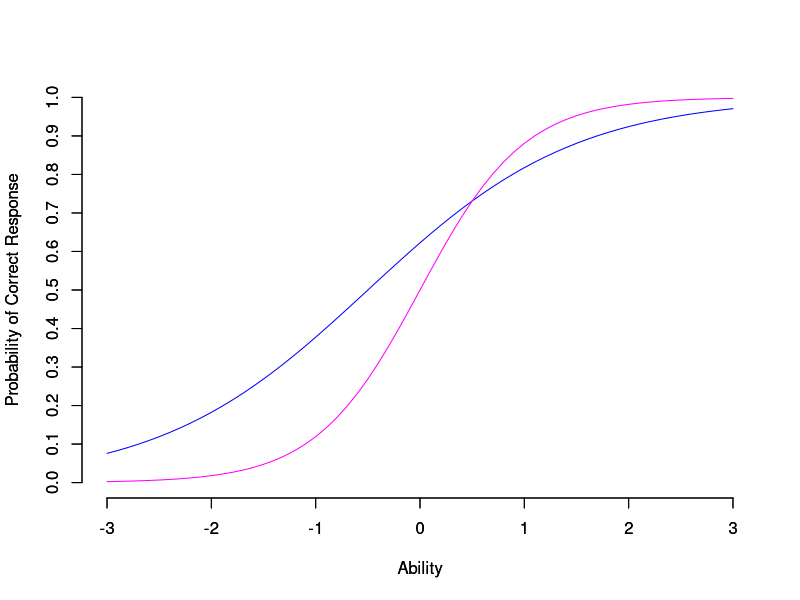
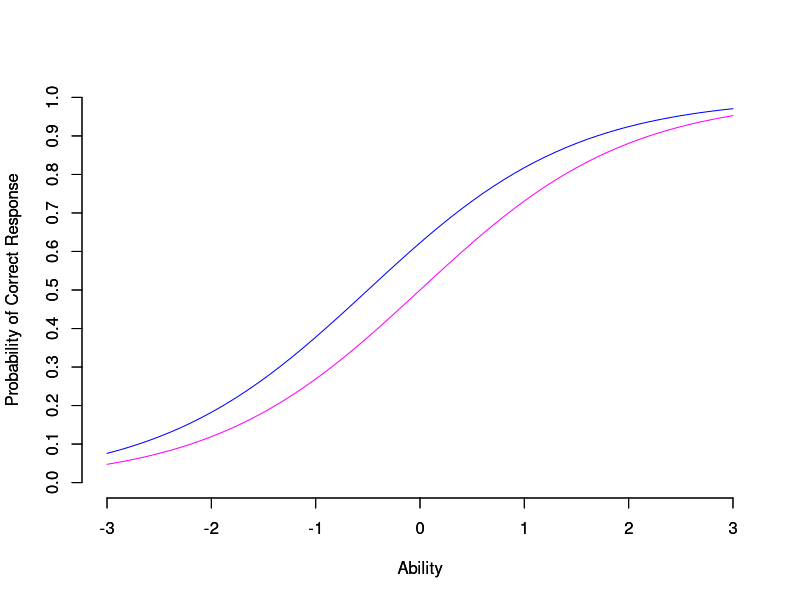

Write the R code that produced these figures, in order. (Note: this script raises an error after producing the figures.)
#Specific Objectivity

icccal <- function(b, a, c)  {
  if (missing(c)) c <- 0  
  if (missing(a)) a <- 1  
  theta <- seq(-3, 3, .5)  
  P <- c + (1 - c)/ (1 + exp(-a * (theta - b))) 
  Logits <- log((P-c)/(1-P))
  data.frame(theta, P, Logits)  } 

#ICC function with vertical line at item difficulty location

icc <- function(b, a, c, col) {
  if (missing(c)) c <- 0  
  if (missing(a)) a <- 1 
  if (missing(col)) col <- "black" 
  par(lab=c(7,3,3)) 
  theta <- seq(-3, 3, .1)  
  P <- c + (1 - c)/ (1 + exp(-a * (theta - b)))  
  plot(theta, P, type="l", axes=FALSE, col=col,
       ylim=c(0,1),  xlab="Ability", ylab="Probability of Correct Response") 
  axis(side=1, at=c(-3:3))
  axis(side=2, at=seq(0, 1, by=.1))
  } 

prob <- function(b, a, c, theta) {
  if (missing(c)) c <- 0  
  if (missing(a)) a <- 1 
  P <- c + (1 - c)/ (1 + exp(-a*(theta - b)))  
  P  
} 

logits <-function(b, a, c, theta) {
  if (missing(c)) c <- 0  
  if (missing(a)) a <- 1 
  P <- c + (1 - c)/ (1 + exp(-a*(theta - b)))  
  Logits <- log((P-c)/(1-P))
  Logits
} 

# Example: Comparing difference logits for two different people with using
# two different item that do not fit the Rasch model

logits(-.5,.6,.15,-.35)-logits(-.5,.6,.15,-.85)
logits(-.5,1,.25,-.35)-logits(-.5,1,.25,-.85)


##Compare Rasch vs 2PL ICCs

#2PL Example with crossing curves

icc(a=1,b=-.5, c=0,col="blue")
par(new=T)
icc(a=2,b=.0,c=0,col="magenta")

#Rasch Model Fits
 
icc(a=1,b=-.5, c=0,col="blue")
par(new=T)
icc(a=1,b=.0,c=0,col="magenta")

#Compare Rasch vs 2PL in terms of logits

plot(x1$theta,x1$Logits,type="l",col="blue",ylim=c(-3,3),
     ylab="logit of correct item response",xlab="Theta")
par(new=T)
plot(x2$theta,x2$Logits,type="l",col="magenta",ylab="",xlab="",ylim=c(-3,3))

plot(x1$theta,x1$Logits,type="l",col="blue",ylim=c(-3,3),
     ylab="logit of correct item response",xlab="Theta")
par(new=T)
plot(x2$theta,x2$Logits,type="l",col="magenta",ylab="",xlab="",ylim=c(-3,3))

##Answers to in-class activity on slides

#Calculate probs and logits for 2P
x1.2<-icccal(a=1,b=-.5,c=0)
x1.2
x2.2<-icccal(a=2,b=0,c=0)
x2.2

#Calculate probs and logits for Rasch
x1.r<-icccal(-.5,1,0)
x1.r
x2.r<-icccal(0,1,0)
x2.r

##Concept of trade-offs defining an interval scale

diff<-seq(from=-4,to=4, by = .5)

ldf<-data.frame(matrix(rep(0,63),nrow=7,ncol=9))

for (i in 1:9) {
  x<-icccal(diff[i])
  ldf[,i]<-x$Logits
  }

plot(x$theta,ldf[,1],type="l",col="blue",xlim=c(-3,3),ylim=c(-4,6),
     ylab="logit of correct item response",xlab="Theta")
par(new=T)
plot(x$theta,ldf[,2],type="l",col="blue",ylab="",xlab="",xlim=c(-3,3),ylim=c(-4,6))
par(new=T)
plot(x$theta,ldf[,3],type="l",col="blue",ylab="",xlab="",xlim=c(-3,3),ylim=c(-4,6))
par(new=T)
plot(x$theta,ldf[,4],type="l",col="blue",ylab="",xlab="",xlim=c(-3,3),ylim=c(-4,6))
par(new=T)
plot(x$theta,ldf[,5],type="l",col="blue",ylab="",xlab="",xlim=c(-3,3),ylim=c(-4,6))
par(new=T)
plot(x$theta,ldf[,6],type="l",col="blue",ylab="",xlab="",xlim=c(-3,3),ylim=c(-4,6))
par(new=T)
plot(x$theta,ldf[,7],type="l",col="blue",ylab="",xlab="",xlim=c(-3,3),ylim=c(-4,6))
par(new=T)
plot(x$theta,ldf[,8],type="l",col="blue",ylab="",xlab="",xlim=c(-3,3),ylim=c(-4,6))
par(new=T)
plot(x$theta,ldf[,9],type="l",col="blue",ylab="",xlab="",xlim=c(-3,3),ylim=c(-4,6))
par(new=F)
abline(h=c(1),lty=2)
abline(v=c(-1,0,1),lty=2)
